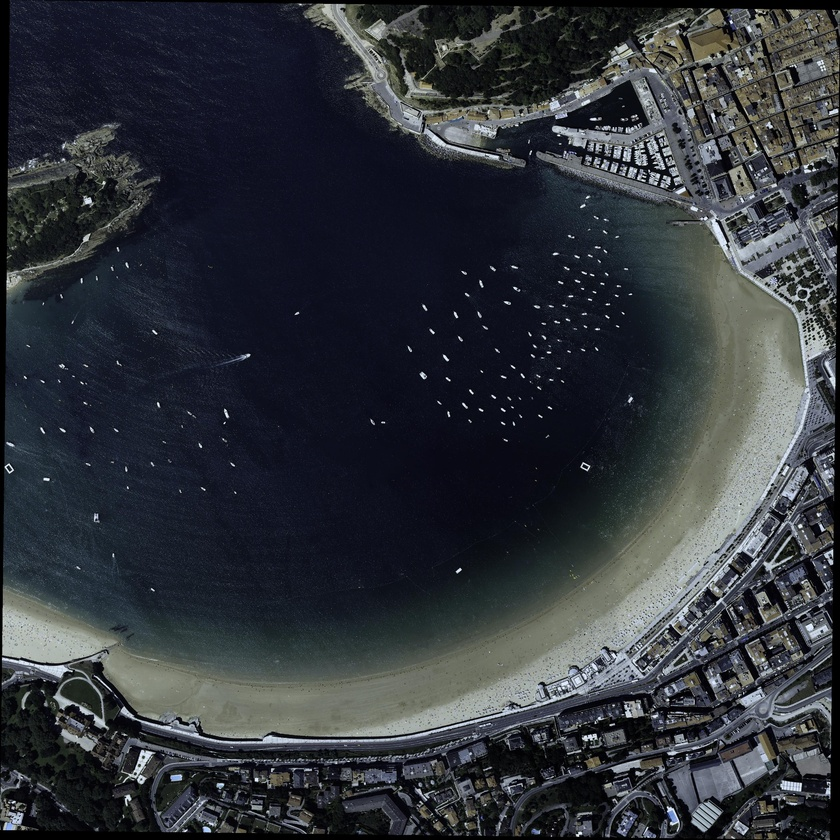
#> input picture san_sebastian.jpg, 840 x 840 px, shrunk from 3000 x 3000 before the run
$ jupyter execute --allow-errors BigSky_task02_clustering.ipynb   (shell and % lines are left out)   (older library calls are emulated)
#> lines starting #> are read from the running program, lines starting #| are printed output that depends on the picture
# Clustering task

## 1 Naive clustering

This is to establish a baseline, with well-selected features we hope to improve on it.

[cell 1]
# imports and stuff
import numpy as np
import pandas
import scipy.misc as misc
from scipy import ndimage
from scipy import signal
import sklearn
from skimage.filters import gabor_kernel
import matplotlib.pyplot as plt
import cmath
from sklearn.cluster import DBSCAN
from sklearn.cluster import KMeans
from sklearn import metrics

[cell 2]
# read in the image
filename = 'san_sebastian.jpg'
img = misc.imread(filename)
#> img is the input picture: shape (840, 840, 3); mean R, G, B 48.9, 52.9, 58.6

[cell 3]
#take a look at the image
plt.imshow(img)

## Some functions to convert RGB2Gray and vise versa

[cell 4]
def rgb2gray(rgb):
    return np.dot(rgb[:,:,:3], [0.299, 0.587, 0.114])

def gray2rgb(gray):
    r = gray * 1/.299
    g = gray * 1/.587
    b = gray * 1/.114
    rgb = np.array([r,g,b])
    rgb = np.transpose(rgb,(1,2,0))
    return rgb

# 1.1 DBSCAN
Running DBSCAN on the image pixels without any intelligent features.

[cell 5]
s_rate = 10 # sampling_rate
rows,cols,bands = img.shape
#> rows = 840; cols = 840; bands = 3
X = img[::s_rate,::s_rate].reshape((-1,3))
# Compute DBSCAN
db = DBSCAN(eps=3, min_samples=3).fit(X)
core_samples_mask = np.zeros_like(db.labels_, dtype=bool)
core_samples_mask[db.core_sample_indices_] = True
dbscan_labels = db.labels_
#> dbscan_labels = 7056 values, max 41 at index 3525, min -1 at index 157, mean 0.792
# Number of clusters in labels, ignoring noise if present.
n_clusters_ = len(set(dbscan_labels)) - (1 if -1 in dbscan_labels else 0)
#> n_clusters_ = 42
print('Estimated number of clusters: %d' % n_clusters_)
#| Estimated number of clusters: 42

## 1.1.1 Showing the clusters on the image
For evaluation (visual and otherwise) we produce the prediction for each pixel in the image.

[cell 6]
dbscan_labels = dbscan_labels.reshape((int(rows/s_rate),int(cols/s_rate)))
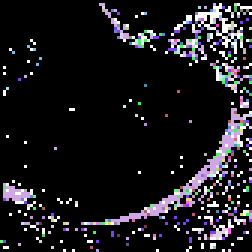
#> dbscan_labels: shape (84, 84) int64 (shown 3 times larger); 43 distinct labels, from -1 to 41; one colour per label, 0 black, -1 white
plt.figure(figsize = (10,20))
plt.subplot(1,2,1)
plt.imshow(img[::s_rate,::s_rate])
plt.subplot(1,2,2)
plt.imshow(dbscan_labels)
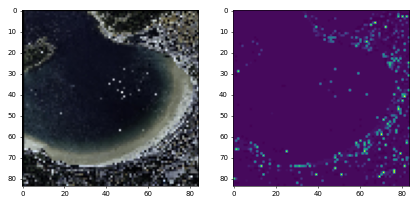
#> figure drawn by matplotlib, 2 panels

# 1.2 K-means

Running K-means on the image pixels without any help from features.

[cell 7]
s_rate = 10 # sampling_rate
rows,cols,bands = img.shape
X = img[::s_rate,::s_rate].reshape((-1,3))
# Compute K-means
db = KMeans(init='k-means++',n_clusters=20,n_init=5).fit(X)
kmeans_labels = db.labels_
#> kmeans_labels = 7056 values, max 19 at index 152, min 0 at index 124, mean 8.48

[cell 8]
kmeans_labels = kmeans_labels.reshape((int(rows/s_rate),int(cols/s_rate)))
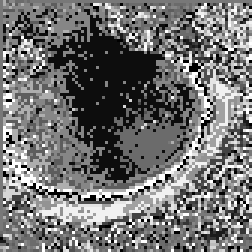
#> kmeans_labels: shape (84, 84) int32 (shown 3 times larger); min 0, max 19, mean 8.48; drawn with min black and max white
plt.figure(figsize = (10,20))
plt.subplot(1,2,1)
plt.imshow(img[::s_rate,::s_rate])
plt.subplot(1,2,2)
plt.imshow(kmeans_labels)
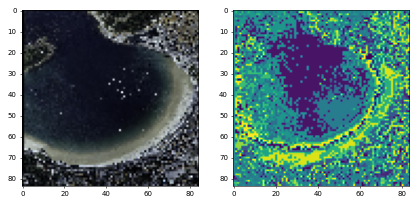
#> figure drawn by matplotlib, 2 panels

# 1.3 Mean shift

[cell 9]
#TODO: implement

# 2. Clustering on selected features
In this part, we do some feature selection to improve on the naive approach.

## 2.1 Gabor kernels
A bank of Gabor kernels, with different orientations and frequencies.
In the first step it is going to be applied directly to the colors (RGB), later one can see if things would change if the gray level is used instead.

### 2.1.1 Design the filter bank
I found some interesting info about some recommended banks, like this one
http://www.robots.ox.ac.uk/~vgg/research/texclass/filters.html
here we start with simple stuff, later we can move on.

#> (a cell that did not finish here is left out)

### 2.1.2 Apply the filter and extract the features
This guy
http://stackoverflow.com/a/20610474
has got good results by using the following two features:<br\>
Local Energy = summing up the squared value of each matrix value from a response matrix<br\>
Mean Amplitude = sum of absolute values of each matrix value from a response matrix<br\>
other possibilites he mentioned are (Phase Amlitude and Orientation whose local has maximum Energy). these can be explored too, since we have the complex reponse of the filter already.

[cell 11]
def extract_gabor_features(image, kernels,s_rate):
    bands = image.shape[2]
    filtered = []
    for k, kernel in enumerate(kernels):
        for b in range(bands):
            img = signal.convolve2d(image[:,:,b], kernel, mode='same')
            sum_kernel = np.array([s_rate*[1]]*s_rate)
            energy_img = ndimage.convolve(img**2,sum_kernel)
            meanAmp_img = ndimage.convolve(np.abs(img),sum_kernel)
            # down sample both and add them to our feature vector
            filtered.append(energy_img[::s_rate,::s_rate])
            filtered.append(meanAmp_img[::s_rate,::s_rate])
    return filtered

#> (a cell that did not finish here is left out)

#> (a cell that did not finish here is left out)

### 2.1.3 Clustering of the features
Now apply the same clustering algorithms to the features, this way we can see the improvement brought in by the features (and we can compare them to other selection of features).

#### 2.1.3.1 DBSCAN

#> (a cell that did not finish here is left out)

#> (a cell that did not finish here is left out)

## 2.2 Evaluation
- Visual inspection
- Some metrics? ideas are welcome

## 2.3 Local variance
Calculate the local variance of each patch.
In addition, one can add the mean color of the patch (probably Gottfried's suggestion of the histogram is better, make the histogram of the patch and take the most frequent color).

## 2.4 More features?

[cell 16]
# Any ideas are welcome

# 3. Image Search Engine
Simple search engine, find the 3 most similar to the query images in the database.
The database used is UC Merced set.
Using the feature extraction ideas developed above, one can find a descriptor for the query image, by comparing this descriptor to all images in the database (now using simple correlation) one can find the top matches.

[cell 17]
# imports and stuff, probably duplicates of the above, but I am leaving it so one can start running from here onward
import numpy as np
import pandas
import scipy.misc as misc
from scipy import ndimage
from scipy import signal
import sklearn
from skimage.filters import gabor_kernel
import matplotlib.pyplot as plt
import cmath
from sklearn.cluster import DBSCAN
from sklearn.cluster import KMeans
from sklearn import metrics
import matplotlib.pyplot as plt
from scipy import ndimage
from skimage.filters import gabor_kernel
from skimage.feature import match_template

### Read in the images to a list.

[cell 18]
img_dir='C:/Users/adam_fa/bse/small_sample'
from os import listdir
import scipy.misc as misc
from os.path import isfile, join,isdir
img_list = []
#> (the rest of this cell did not finish here and is left out)

### Use a filter bank (like above)

[cell 19]
kernels = []
theta = .87
sigma = 1
frequency = 2
kernel = np.real(gabor_kernel(frequency, theta=theta,
                              sigma_x=sigma, sigma_y=sigma))
kernels.append(kernel)
print('NO of kernels used %d' % len(kernels))
def make_kernels():
    kernels = []
    #for theta in np.array([0,45,90,135])/180* np.pi:# different angles in the bank, 0 to 135
    for theta in np.array([0,45,90])/180.* np.pi:# different angles in the bank, 0 to 135
    #   for sigma in [.5,1,3]:# sigma determines
       for sigma in [1,2]:# sigma determines
    #    for frequency in (.5,1,3, 5): # the frequency of the sine wave in pixels
         for frequency in (1,3): # the frequency of the sine wave in pixels
                frequency = 1
                kernel = np.real(gabor_kernel(frequency, theta=theta,
                                              sigma_x=sigma, sigma_y=sigma))
                kernels.append(kernel)
    print('NO of kernels used %d' % len(kernels))
    return kernels

### Pick the query image

[cell 20]
query_no = 0
s_rate = 8
kernels = make_kernels()
#> (the rest of this cell did not finish here and is left out)

 ### loop through all images in the database and extrace the features then calculate the correlation

[cell 21]
data = []
for i,rgb_img in enumerate(img_list):
        rgb_img = img_list[i]
        if i%10 == 0:
            print('Did %d' % i)
        img_features_vec = extract_gabor_features(rgb_img,kernels,s_rate)
        img_features_arr = np.array(img_features_vec).reshape((-1,1))
        test_img = img_features_arr
        result = match_template(query_img,test_img)
        data.append(np.asarray(result).max())
#> (the rest of this cell did not finish here and is left out)
